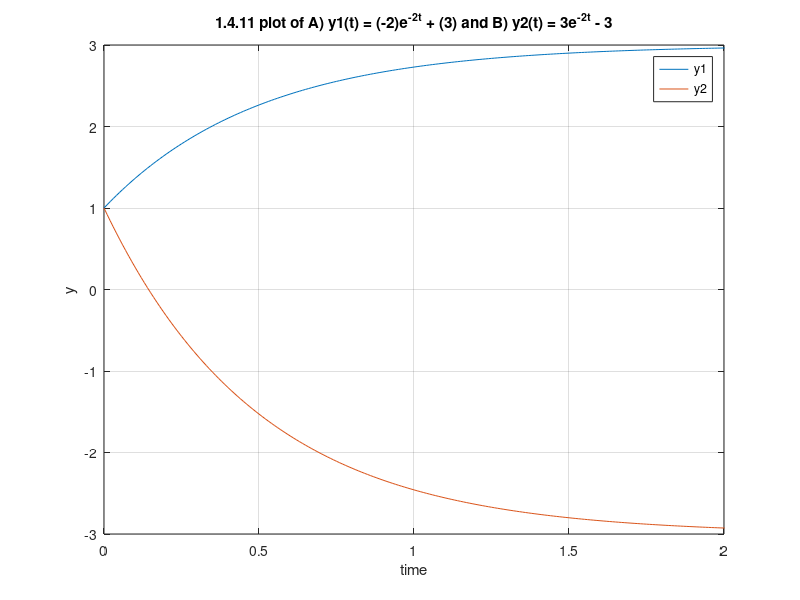

This figure's MATLAB source:
% 1.4.11 Find a formula for y(t) with y(0)=1 and draw its graph. What is y at t=inf?
% (a) y' + 2y = 6
% (b) y' + 2y = -6
%
% solution:
% (a) y(t) = e^{-2t} - 3e^{-2t} + 3
% (b) y(t) = e^{-2t} + 3e^{-2t} - 3
% run with $ matlab -batch "problem_1_4_11"

t = 0.0:0.01:10.0;

y1 = (-2)*(exp(-2*t)) + (3);
y2 = (4)*(exp(-2*t)) - (3);

f = figure;
plot(t, y1, t, y2);
legend("y1", "y2");

ylim([-3 3]);
xlim([0 2]);
grid on;
title("1.4.11 plot of A) y1(t) = (-2)e^{-2t} + (3) and B) y2(t) = 3e^{-2t} - 3");
xlabel("time");
ylabel("y");
uiwait(f);
